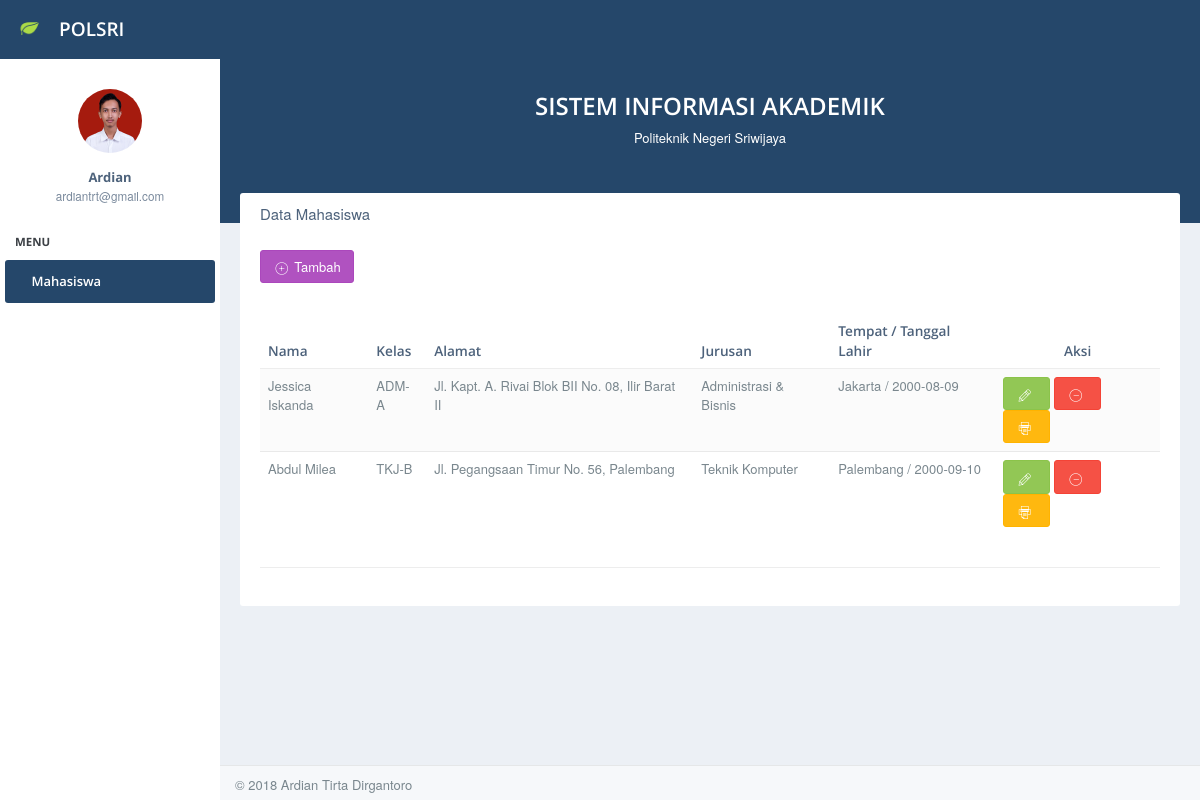
The page / on the database its author committed.
### tables this page shows
CREATE TABLE `t_mahasiswa` (
  `mhs_id` int(3) NOT NULL AUTO_INCREMENT,
  `mhs_name` varchar(50) DEFAULT NULL,
  `mhs_class` varchar(25) DEFAULT NULL,
  `mhs_address` varchar(255) DEFAULT NULL,
  `mhs_major` varchar(50) DEFAULT NULL,
  `mhs_birth_place` varchar(50) DEFAULT NULL,
  `mhs_birth_date` date DEFAULT NULL,
  PRIMARY KEY (`mhs_id`)
);

### index.php (the view, shortened to what this page needs)
<!DOCTYPE html>
<html lang="en">
<body>
    <div id="container" class="effect aside-float aside-bright mainnav-lg">
        <div class="boxed">
            <div id="content-container">
                <div id="page-head">
                        <div class="pad-all text-center">
                            <h3>SISTEM INFORMASI AKADEMIK</h3>
                            <p>Politeknik Negeri Sriwijaya</p>
                        </div>
                </div>
                <div id="page-content">
					    <div class="row">
					        <div class="col-xs-12">
					            <div class="panel">
					                <div class="panel-heading">
					                    <h3 class="panel-title">Data Mahasiswa</h3>
					                </div>
					                <div class="panel-body">
					                    <div class="pad-btm form-inline">
					                        <div class="row">
					                            <div class="col-sm-6 table-toolbar-left">
					                                <button class="btn btn-purple" onclick="showForm()"><i class="demo-pli-add icon-fw"></i>Tambah</button>
					                            </div>
					                        </div>
					                    </div>
					                    <div class="table-responsive">
					                        <table class="table table-striped">
					                            <thead>
					                                <tr>
					                                    <th>Nama</th>
					                                    <th>Kelas</th>
					                                    <th>Alamat</th>
					                                    <th>Jurusan</th>
					                                    <th>Tempat / Tanggal Lahir</th>
					                                    <th class="text-center">Aksi</th>
					                                </tr>
					                            </thead>
					                            <tbody>
                                                    <?php
                                                        include 'db/config.php';
                                                        $sql = "SELECT * FROM t_mahasiswa";
                                                        $result = $conn->query($sql);
                                                        while($row = mysqli_fetch_array($result))
                                                        {
                                                            echo '<tr>';
                                                            echo '<td>' . $row['mhs_name'] . '</td>';
                                                            echo '<td>' . $row['mhs_class'] . '</td>';
                                                            echo '<td>' . $row['mhs_address'] . '</td>';
                                                            echo '<td>' . $row['mhs_major'] . '</td>';
                                                            echo '<td>' . $row['mhs_birth_place'] . ' / ' . $row['mhs_birth_date'] . '</td>';
                                                            echo '<td>
                                                                    <a href="mhs_update.php?id='.$row['mhs_id'].'"><button class="btn btn-success"><i class="demo-pli-pencil icon-fw"></i></button></a>
                                                                    <a href="db/mhs_delete.php?id='.$row['mhs_id'].'"><button class="btn btn-danger"><i class="demo-pli-remove icon-fw"></i></button></a>
                                                                    <a href="mhs_print.php?id='.$row['mhs_id'].'" ><button class="btn btn-warning"><i class="demo-pli-printer icon-fw"></i></button></a>
                                                                  </td>';
                                                            echo '</tr>';
                                                        }
                                                    ?>
					                            </tbody>
					                        </table>
					                    </div>
					                    <hr class="new-section-xs">
					                </div>
					            </div>
					        </div>
					    </div>
                </div>
            </div>
        </div>
    </div>
</body>
</html>

### rows shown on the page
t_mahasiswa: mhs_name "Jessica Iskanda", mhs_class "ADM-A", mhs_address "Jl. Kapt. A. Rivai Blok BII No. 08, Ilir Barat II", mhs_major "Administrasi & Bisnis", mhs_birth_place "Jakarta", mhs_birth_date "2000-08-09"
t_mahasiswa: mhs_name "Abdul Milea", mhs_class "TKJ-B", mhs_address "Jl. Pegangsaan Timur No. 56, Palembang", mhs_major "Teknik Komputer", mhs_birth_place "Palembang", mhs_birth_date "2000-09-10"
